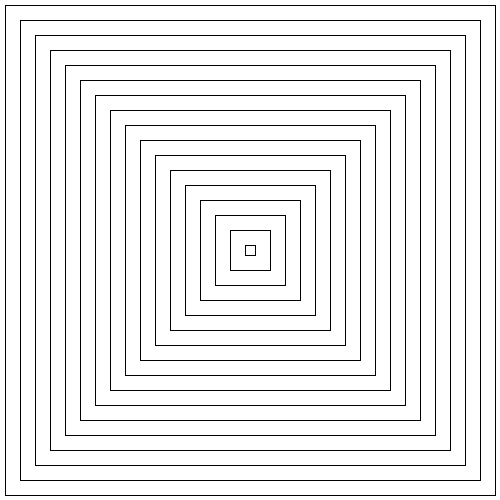
Frame 1 (no input)
Frame 60 (the mouse pressed at the canvas centre just before this capture): identical to frame 1, image omitted
Frame 120 (the mouse held since frame 60 and released just before this capture): identical to frame 1, image omitted

The Processing sketch that drew this single still picture (run headless with seeded random() and noise(); from frame 60 on, the mouse is pressed at the canvas centre):

// Processing sketch: processing_31786
// ── processing_31786.pde

int xPos = 0;
int yPos = 0;

int shapeSize = 10;
int count = 0;

void setup(){
  size(500, 500);
  background(255);
 
  smooth();
  noFill();
  rectMode(CENTER);
  frameRate(10);
}

void draw(){
  
  while (count<20){
     stroke(0);
    rect (250,250,shapeSize,shapeSize);
    
    shapeSize = shapeSize+30;
     
    count++;
  }
  xPos = xPos + 100;
  shapeSize = 10;

  
  if(xPos>500){
    xPos = xPos + 15;
    yPos = yPos + 70;
    xPos = 0;
    
  }
  if(yPos>500){
    xPos=0;
    yPos=0;
  }

}
